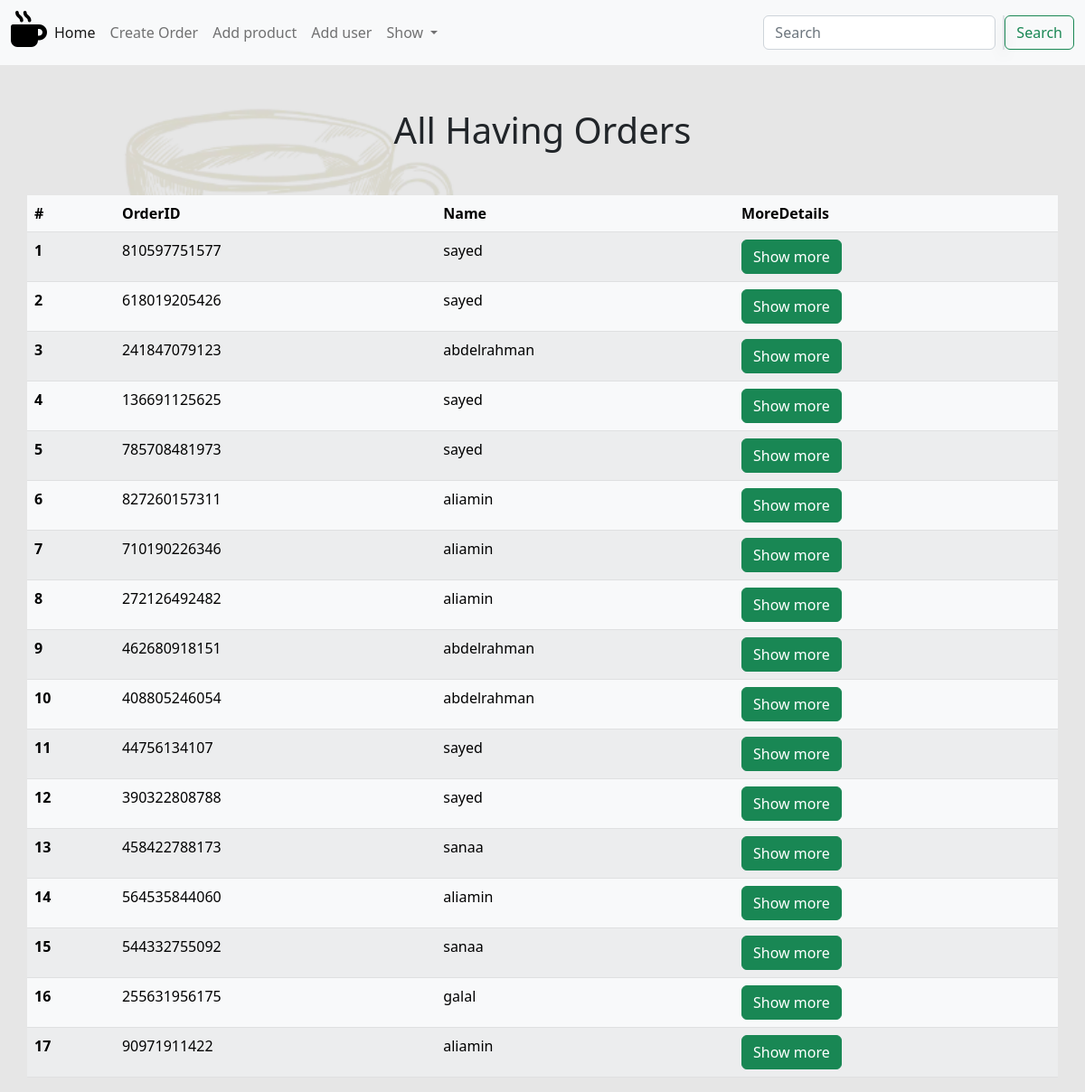
The app's page /admin/Cofenod-aliGamal/ShowOrders.php (signed in) with its own data.
### tables this page shows
CREATE TABLE `orders` (
  `ID_ORDER` bigint NOT NULL,
  `created_at` datetime NOT NULL DEFAULT CURRENT_TIMESTAMP,
  `ID_USER` bigint NOT NULL,
  `status` varchar(255) NOT NULL DEFAULT 'Process'
);

CREATE TABLE `users` (
  `ID` bigint NOT NULL,
  `name` varchar(255) NOT NULL,
  `email` varchar(255) NOT NULL,
  `room` int DEFAULT NULL,
  `floor` int DEFAULT NULL,
  `password` varchar(255) NOT NULL,
  `image` varchar(255) NOT NULL DEFAULT 'user.png',
  `role` varchar(255) DEFAULT 'user',
  `create_at` timestamp NOT NULL DEFAULT CURRENT_TIMESTAMP,
  `adress` varchar(255) DEFAULT NULL
);

### admin/Cofenod-aliGamal/DB.php (called while the page is built, shortened)
<?php
class DB
{
    static private $connection;
    private function __construct($database_type, $host, $database_name, $username, $password)
    {
        $db = "$database_type:host=$host;dbname=$database_name";
        DB::$connection = new PDO($db, $username, $password);
    }
    static public function join2($required,$table,$conditions)
    {
        $query = "SELECT $required";
        $query .=" FROM ";
        foreach ($table as $value) {
            $query .= $value.",";
        }
        $query = rtrim($query, ',');
        $query .= " WHERE ";
        foreach ($conditions as $key => $value) {
            if(str_contains($key, 'ID'))
            {
                $query .= $key."=".$value. " and ";
            }
            else{
                $query .= $key."="."'$value'". " and ";
            }
        }
        $query = substr($query, 0, strlen($query) - 4);
         $query .= " ORDER BY `created_at`";
        $sql =  DB::$connection->prepare($query);
        $sql->execute();
        return $sql->fetchAll(PDO::FETCH_ASSOC);
    }
}
?>

### admin/Cofenod-aliGamal/ShowOrders.php (the view, shortened to what this page needs)
<?php
require('DB.php');
$users=DB::join2('orders.ID_order,users.ID,users.name',['orders','users'],['users.ID'=>'orders.ID_user']);
?>
<!DOCTYPE html>
<html lang="en">
<head>
    <link href="https://cdn.jsdelivr.net/npm/bootstrap@5.2.2/dist/css/bootstrap.min.css" rel="stylesheet"
>
    <link href="https://cdn.jsdelivr.net/npm/bootstrap@5.2.2/dist/css/bootstrap.min.css" rel="stylesheet"
>
    <link href="https://cdn.jsdelivr.net/npm/bootstrap@5.2.2/dist/css/bootstrap.min.css" rel="stylesheet"
>
    <link href="https://cdn.jsdelivr.net/npm/bootstrap@5.2.2/dist/css/bootstrap.min.css" rel="stylesheet"
>
</head>
<body>
    <nav class="navbar navbar-expand-lg bg-light">
        <div class="container-fluid">
            <h1 class="logo"><a href="system_login.php" style="color:black ;"><i class="fas fa-mug-hot"></i></a></h1>
            <div class="collapse navbar-collapse" id="navbarSupportedContent">
                <ul class="navbar-nav me-auto mb-2 mb-lg-0">
                    <li class="nav-item">
                        <a class="nav-link active" aria-current="page" href="../../user/index.php">Home</a>
                    </li>
                    <li class="nav-item">
                        <a class="nav-link" href="./../create_order.php">Create Order</a>
                    </li>
                    <li class="nav-item">
                        <a class="nav-link" href="./AddProduct.php">Add product</a>
                    </li>
                    <li class="nav-item">
                        <a class="nav-link" href="./AddUser.php">Add user</a>
                    </li>
                    <li class="nav-item dropdown">
                        <a class="nav-link dropdown-toggle" href="#" role="button" data-bs-toggle="dropdown"
                            aria-expanded="false">
                            Show
                        </a>
                    </li>
                </ul>
                <div class="d-flex search-box" role="search">
                    <input class="form-control me-2" type="search" id="search" placeholder="Search" aria-label="Search">
                    <div class="result border shadow"></div>
                    <button class="btn btn-outline-success" type="submit">Search</button>
                </div>
            </div>
        </div>
    </nav>
    <div class=" text-center mt-5" role="alert">
        <h1> All Having Orders </h1>
    </div>
    <div class="container mt-5">
        <div class="row">
            <table class="table table-light table-striped">
                <thead>
                    <tr>
                        <th scope="col">#</th>
                        <th scope="col">OrderID</th>
                        <th scope="col">Name</th>
                        <th scope="col">MoreDetails</th>
                    </tr>
                </thead>
                <tbody>
                    <?php foreach ($users as $key => $value): ?>
                    <tr>
                        <th scope="row"><?php echo $key+1?></th>
                        <td><?php echo $value['ID_order']?></td>
                        <td><?php echo $value['name']?></td>
                        <td>
                            <form method="get" action="<?php $_SERVER['PHP_SELF']?>">
                                <button class='selectProducts btn btn-success' name="submit"
                                    data-product-id="<?php echo $value['ID_order']?>">Show
                                    more</button>
                            </form>
                        </td>
                    </tr>
                    <?php endforeach; ?>
                </tbody>
            </table>
        </div>
    </div>
</body>
</html>

### admin/Cofenod-aliGamal/ShowOrders.php (style rules this page uses)
body { background-image: url("../../user/img/Annotation 2022-10-30 010946.png"); background-repeat: no-repeat; background-size: cover; }

### records on screen
orders: ID_ORDER "810597751577", ID_USER.name "sayed"
orders: ID_ORDER "618019205426", ID_USER.name "sayed"
orders: ID_ORDER "241847079123", ID_USER.name "abdelrahman"
orders: ID_ORDER "136691125625", ID_USER.name "sayed"
orders: ID_ORDER "785708481973", ID_USER.name "sayed"
orders: ID_ORDER "827260157311", ID_USER.name "aliamin"
orders: ID_ORDER "710190226346", ID_USER.name "aliamin"
orders: ID_ORDER "272126492482", ID_USER.name "aliamin"
orders: ID_ORDER "462680918151", ID_USER.name "abdelrahman"
orders: ID_ORDER "408805246054", ID_USER.name "abdelrahman"
orders: ID_ORDER "44756134107", ID_USER.name "sayed"
orders: ID_ORDER "390322808788", ID_USER.name "sayed"
orders: ID_ORDER "458422788173", ID_USER.name "sanaa"
orders: ID_ORDER "564535844060", ID_USER.name "aliamin"
orders: ID_ORDER "544332755092", ID_USER.name "sanaa"
orders: ID_ORDER "255631956175", ID_USER.name "galal"
orders: ID_ORDER "90971911422", ID_USER.name "aliamin"
